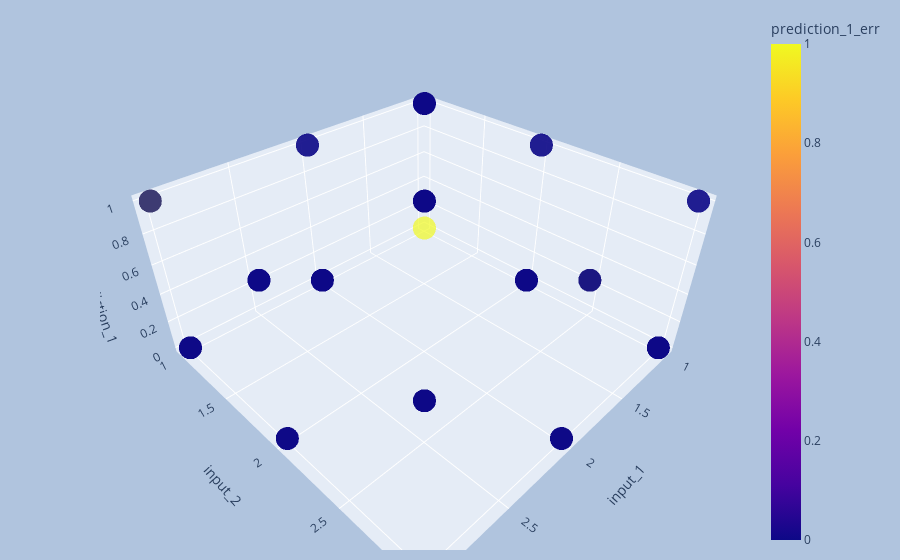

The code cell stored with this chart in its notebook:
### Code cell
interactive_3d_plot(tr_df, 'input_1', 'input_2', 'prediction_1', 'prediction_1_err')

### Figure 1 — Plotly figure (JSON) as saved in the notebook; plotly's stock layout.template omitted (floating-point values rounded to 4 significant figures)
{"data": [{"hovertemplate": "input_1=%{x}<br>input_2=%{y}<br>prediction_1=%{z}<br>prediction_1_err=%{marker.color}<extra></extra>", "legendgroup": "", "marker": {"color": [0, 0, 0, 0, 0, 1, 0, 0, 0, 0, 0, 0, 0, 0, 0, 0, 0, 0, 0, 0, 0, 0, 0, 0, 0, 0, 0, 0, 0, 0, 0, 0, 0, 0, 0, 0, 1, 0, 0, 0, 0, 0, 0, 0, 0, 0, 0, 0, 0, 0, 0, 0, 0, 0, 0, 0, 0, 0, 0, 0, 0, 0, 0, 0, 0, 0, 0, 0, 0, 0, 0, 0, 0, 0, 0, 0, 0, 0, 0, 0, 1, 0, 0, 0, 0, 0, 0, 0, 0, 0, 0, 1, 0, 0, 0, 0, 0, 0, 0, 0, 0, 0, 0, 0, 0, 0, 0, 0, 0, 0, 0, 0, 0, 0, 0, 0, 0, 0, 0, 0, 0, 0, 0, 0], "coloraxis": "coloraxis", "opacity": 0.7, "symbol": "circle"}, "mode": "markers", "name": "", "scene": "scene", "showlegend": false, "type": "scatter3d", "x": [1, 1, 1, 1, 1, 1, 1, 1, 1, 1, 1, 1, 1, 1, 1, 1, 1, 1, 1, 1, 1, 1, 1, 1, 1, 1, 1, 1, 1, 1, 1, 1, 1, 1, 1, 1, 1, 1, 1, 1, 1, 1, 1, 1, 1, 2, 2, 2, 2, 2, 2, 2, 2, 2, 2, 2, 2, 2, 2, 2, 2, 2, 2, 2, 2, 2, 2, 2, 2, 2, 2, 2, 2, 2, 2, 2, 2, 2, 2, 2, 2, 2, 2, 2, 2, 2, 2, 3, 3, 3, 3, 3, 3, 3, 3, 3, 3, 3, 3, 3, 3, 3, 3, 3, 3, 3, 3, 3, 3, 3, 3, 3, 3, 3, 3, 3, 3, 3, 3, 3, 3, 3, 3, 3], "y": [1, 1, 1, 1, 1, 1, 1, 1, 1, 2, 2, 2, 2, 2, 2, 2, 2, 2, 2, 2, 2, 2, 2, 2, 2, 2, 3, 3, 3, 3, 3, 3, 3, 3, 3, 3, 3, 3, 3, 3, 3, 3, 3, 3, 3, 1, 1, 1, 1, 1, 1, 1, 1, 1, 1, 1, 1, 1, 1, 1, 1, 2, 2, 2, 2, 2, 2, 2, 2, 2, 2, 2, 2, 2, 2, 2, 3, 3, 3, 3, 3, 3, 3, 3, 3, 3, 3, 1, 1, 1, 1, 1, 1, 1, 1, 1, 1, 2, 2, 2, 2, 2, 2, 2, 2, 2, 2, 3, 3, 3, 3, 3, 3, 3, 3, 3, 3, 3, 3, 3, 3, 3, 3, 3], "z": [1, 1, 1, 1, 1, 0, 1, 1, 1, 1, 0, 0, 0, 1, 0, 0, 0, 0, 0, 0, 0, 0, 0, 0, 0, 0, 0, 0, 0, 0, 1, 0, 0, 0, 0, 0, 0, 0, 0, 0, 0, 1, 0, 0, 0, 0, 0, 1, 1, 0, 0, 0, 0, 0, 0, 0, 0, 0, 0, 0, 0, 1, 1, 1, 1, 1, 1, 1, 1, 1, 1, 1, 1, 1, 1, 1, 1, 1, 0, 1, 1, 0, 0, 1, 1, 0, 0, 1, 1, 1, 0, 1, 1, 0, 0, 0, 0, 1, 0, 1, 0, 1, 1, 0, 1, 0, 0, 1, 1, 1, 1, 1, 1, 1, 1, 1, 1, 1, 1, 1, 1, 1, 1, 1]}], "layout": {"coloraxis": {"colorbar": {"title": {"text": "prediction_1_err"}}, "colorscale": [[0, "#0d0887"], [0.1111, "#46039f"], [0.2222, "#7201a8"], [0.3333, "#9c179e"], [0.4444, "#bd3786"], [0.5556, "#d8576b"], [0.6667, "#ed7953"], [0.7778, "#fb9f3a"], [0.8889, "#fdca26"], [1, "#f0f921"]]}, "legend": {"tracegroupgap": 0}, "margin": {"b": 10, "l": 100, "r": 100, "t": 10}, "paper_bgcolor": "LightSteelBlue", "scene": {"domain": {"x": [0, 1], "y": [0, 1]}, "xaxis": {"title": {"text": "input_1"}}, "yaxis": {"title": {"text": "input_2"}}, "zaxis": {"title": {"text": "prediction_1"}}}}}
